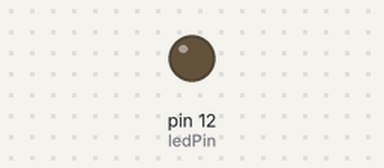
Recording of a sketch running on a simulated Arduino Uno, built with avr-gcc and run on an emulated ATmega328P. On the bench: output pins drawn as LEDs (lit = HIGH).

Above: at 0.1 s.
At 55.6 s:
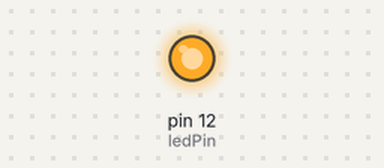
Timing chart, 0 to 57.1 s (numbered marks = the images above):
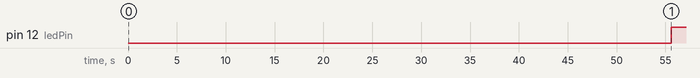

The sketch:

SingleLedFadeInOut.ino
```cpp
const int ledPin = 12;
const int waitTime = 10;
const int stateChangedWaitTime = 500;

long lastTimer;
int lastVal;
int lastState;

void setup() {
  pinMode(ledPin, OUTPUT);

  lastTimer = millis();
  lastState = 1;
  lastVal = 0;
}

void loop() {
  long currentTimer = millis();
  const long diff = currentTimer - lastTimer;

  if (!((lastVal == 0 || lastVal == 255) && diff <= stateChangedWaitTime) && diff >= waitTime) {
    lastVal += lastState;

    if (lastVal == 0 || lastVal == 255) {
      lastState = lastState == 1 ? -1 : 1;
    }

    analogWrite(ledPin, lastVal);
    lastTimer = currentTimer;
  }
}
```

Measured:
- by itself, pin 12 (ledPin): LOW → HIGH at 55.6 s
